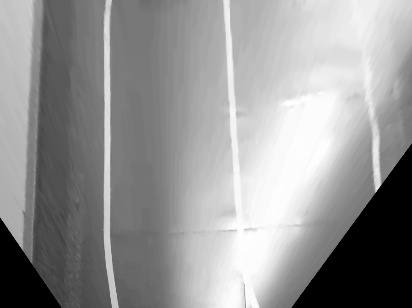
#> input picture linedetect/ss.jpg, 412 x 308 px
$ python test.py
#> lines starting #> are read from the running program, lines starting #| are printed output that depends on the picture
import cv2
import numpy as np


I = cv2.imread('ss.jpg')
#> I is the input picture: shape (308, 412, 3); min 0, max 255, mean 148.6
I_gray = cv2.cvtColor(I, cv2.COLOR_BGR2GRAY)
I_gray = cv2.equalizeHist(I_gray)
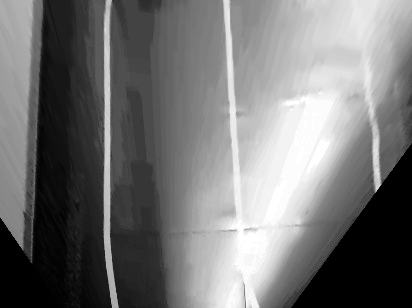
#> I_gray: shape (308, 412); min 0, max 255, mean 116.1
I = np.float32(I_gray)
#> I: shape (308, 412) float32

# I = np.log(I +1.0)

size = I.shape
#> size = (308, 412)
print(size)
#| (308, 412)

ay = np.arange(0,size[0])
#> ay = 308 values from 0 to 307
ax = np.arange(0, size[1])
#> ax = 412 values from 0 to 411

cY = np.ceil(size[0]/2)
#> cY = 154
cX = np.ceil(size[1]/2)
#> cX = 206

xx, yy = np.meshgrid(ax, ay)

GausN = (xx - cX)**2 + (yy -  cY)**2
sigma = 10.0
sigma2 = 60.0

H = np.exp(-GausN/(2*sigma**2))
H2 = np.exp(-GausN/(2*sigma2**2))

H = 1 - H
H = np.fft.fftshift(H)

# H = H / np.sum(H)


# Hs = np.fft.fftshift(H)
If = cv2.dft(I,flags = cv2.DFT_COMPLEX_OUTPUT)
# If = np.fft.fft(I)
Ifs = np.fft.fftshift(If)
Ifs = If
Rfs = np.ones(Ifs.shape)
Rfs[:,:,0] = Ifs[:,:,0]* H
Rfs[:,:,1] = Ifs[:,:,1]* H

Rfs_img = Rfs[:,:,0]
Rfs_img = Rfs_img/np.max(Rfs_img)*255
Ifs_img = Ifs[:,:,0]
Ifs_img = Ifs_img/np.max(Ifs_img)*255
Rf = Rfs
# Rf = np.fft.ifftshift(Rfs)
R = cv2.idft(Rf,flags = cv2.DFT_SCALE)
# R = np.fft.ifft(Rf)

Rr = cv2.magnitude(R[:,:,0],R[:,:,1])
# [5 lines of commented-out code are left out]
Rr = Rr/np.max(Rr)*255
Ri = np.uint8(Rr)
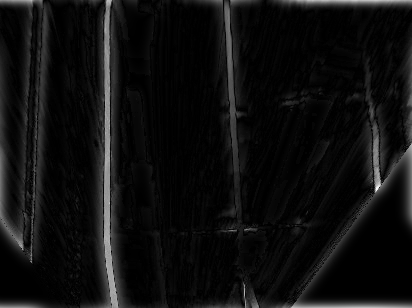
#> Rr: shape (308, 412) float64; min 2.95e-07, max 255, mean 15.8
Res = Ri
# RiEq = cv2.equalizeHist(Ri)

cv2.imshow('22',Res)
cv2.imshow('23',H)
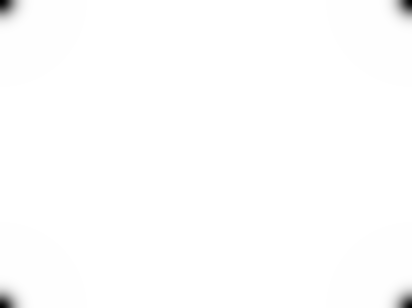
#> window '23': shape (308, 412) float64; min 0, max 1, mean 0.995
cv2.imshow('Rfs_img',Rfs_img)
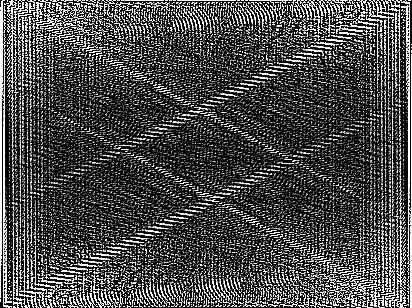
#> window 'Rfs_img': shape (308, 412); min 0, max 255, mean 72.3
cv2.imshow('Ifs_img',Ifs_img)
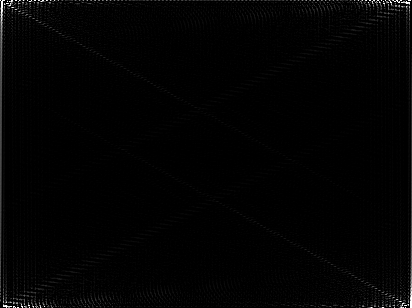
#> window 'Ifs_img': shape (308, 412); min 0, max 255, mean 2.8


cv2.waitKey()
